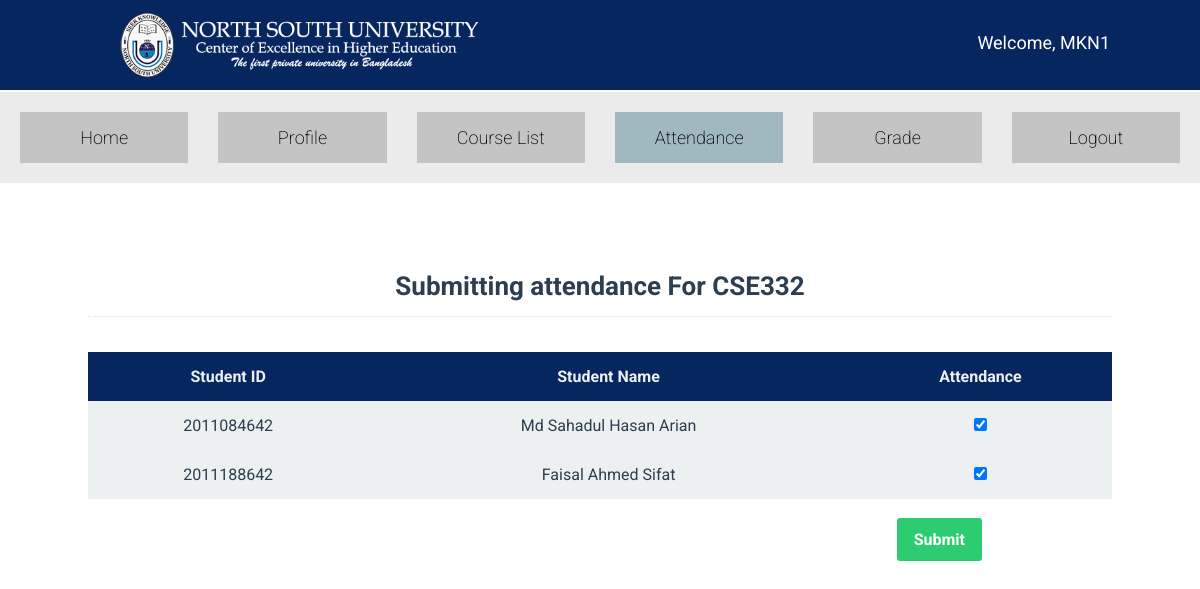
The page /faculty/submit_attendance.php?course_id=CSE332 (signed in) on the database its author committed.
### tables this page shows
CREATE TABLE `taking` (
  `course_id` varchar(10) NOT NULL,
  `who_is_taking` int(11) NOT NULL
);

CREATE TABLE `student_profile` (
  `id` int(11) NOT NULL,
  `name` varchar(40) DEFAULT NULL,
  `fathers_name` varchar(40) DEFAULT NULL,
  `mothers_name` varchar(40) DEFAULT NULL,
  `department_name` varchar(10) DEFAULT NULL,
  `degree` varchar(40) NOT NULL,
  `credits` int(5) NOT NULL,
  `cgpa` decimal(4,2) DEFAULT NULL,
  `phone_number` varchar(15) DEFAULT NULL,
  `nid` varchar(50) NOT NULL,
  `birth_reg_no` varchar(50) NOT NULL,
  `dob` date NOT NULL,
  `gender` char(1) NOT NULL,
  `citizenship` varchar(20) DEFAULT NULL
);

### library/class.DB.php (called while the page is built, shortened)
<?php
class DB{
    public $connection;
    function __construct($configs){
        $this->connection = mysqli_connect($configs->host,$configs->username,$configs->password, $configs->dbname);
    }
    function query($sql, $debug=false){
        return mysqli_query($this->connection, $sql);
    }
}

### app.php (called while the page is built, shortened)
<?php
require PATH . './library/class.DB.php';
$APP_DB = new DB(new CONFIG_DB());

### faculty/submit_attendance.php (the view, shortened to what this page needs)
<?php
include "../app.php";
?>
<!DOCTYPE html>
<html lang="en">
<head>
    <link rel="stylesheet" href="../src/css/styles.css">
</head>
<body>
    <?php include "../template/header.php"; ?>
    <?php include "../template/sub_header.php"; ?>
    <div class="container_panel center_panel">
    <h2 class="table_desc">Submitting attendance For <?php echo $_GET['course_id']; ?></h2>
    <section>
        <form method="POST">
            <table class="full_page_table">
                <tr>
                    <th>Student ID</th>
                    <th>Student Name</th>
                    <th>Attendance</th>
                </tr>
                <?php
                $result = $APP_DB->query("
    SELECT t.course_id as 'course_id', s.id as 'student_id', s.name	as 'student_name'
    FROM taking as t JOIN student_profile as s ON t.who_is_taking=s.id
    AND t.course_id='" . $_GET['course_id'] . "';
");
                if (mysqli_num_rows($result) > 0) {
                    while ($row = mysqli_fetch_assoc($result)) {
                ?>
                        <tr>
                            <td><?php echo $row['student_id']; ?></td>
                            <td><?php echo $row['student_name'] ?></td>
                            <td><input type="checkbox" name="<?php echo $row['student_id'] ?>" checked></td>
                        </tr>
                <?php
                    }
                }
                ?>
            </table>
            <br>
            <input class="btn btn-green" style="position: absolute;right: 130px;" type="submit" name="request_for_attendance" value="Submit">
        </form>
    </section>
    </div>
</body>
</html>

### src/css/styles.css (style rules this page uses)
* { margin: 0; padding: 0; list-style: none; text-decoration: none; font-family: "Roboto", sans-serif; }
h2 { font-size: 26px; color: #2c3e50; font-weight: bold; }
.container_panel { position: relative; top: 88px; margin-left: 88px; margin-right: 88px; }
.center_panel { text-align: center; margin-bottom: 40px; }
table, th, td { border-collapse: collapse; padding: 15px 15px; text-align: center; color: #ecf0f1; }
table { overflow-x: auto; margin-left: auto; margin-right: auto; }
th { background-color: #06265f; }
td { color: #2c3e50; background-color: #ecf0f1; }
.full_page_table { width: 100%; }
.table_desc { margin-bottom: 35px; border-bottom: 1px dotted #e2e2e2; padding-bottom: 15px; }
.btn { padding: 10px 15px; text-align: center; font-weight: bold; text-shadow: none; border-radius: 3px; transition-duration: 0.4s; text-decoration: none; font-size: 16px; cursor: pointer; }
.btn-green { background-color: #2ecc71; color: white; border: 2px solid #2ecc71; }

### rows shown on the page
taking: who_is_taking "2011084642", who_is_taking.name "Md Sahadul Hasan Arian"
taking: who_is_taking "2011188642", who_is_taking.name "Faisal Ahmed Sifat"

### other values the page prints
$_COOKIE['logged_user'] "MKN1"
$_GET['course_id'] "CSE332"
